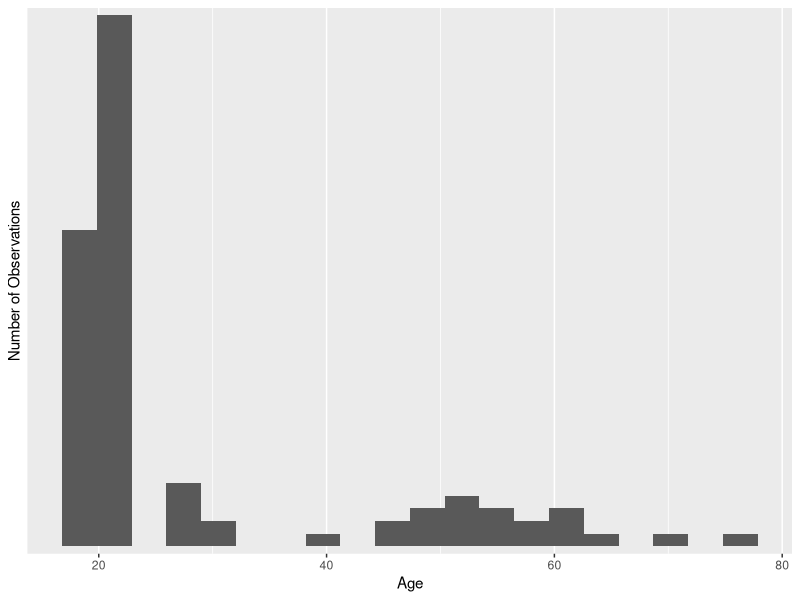
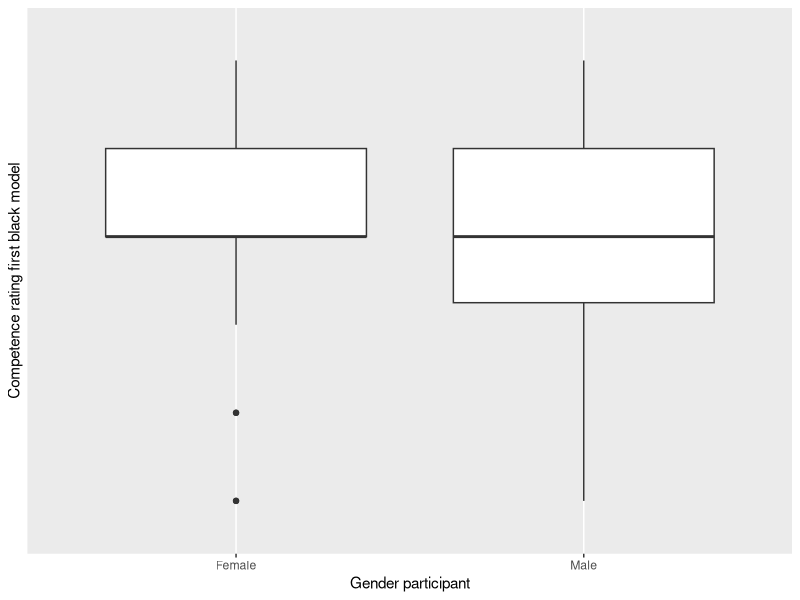
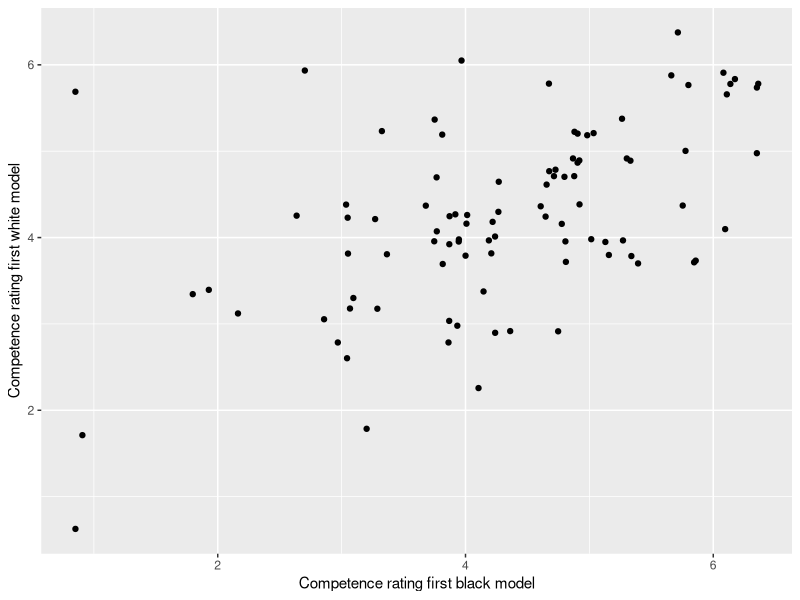
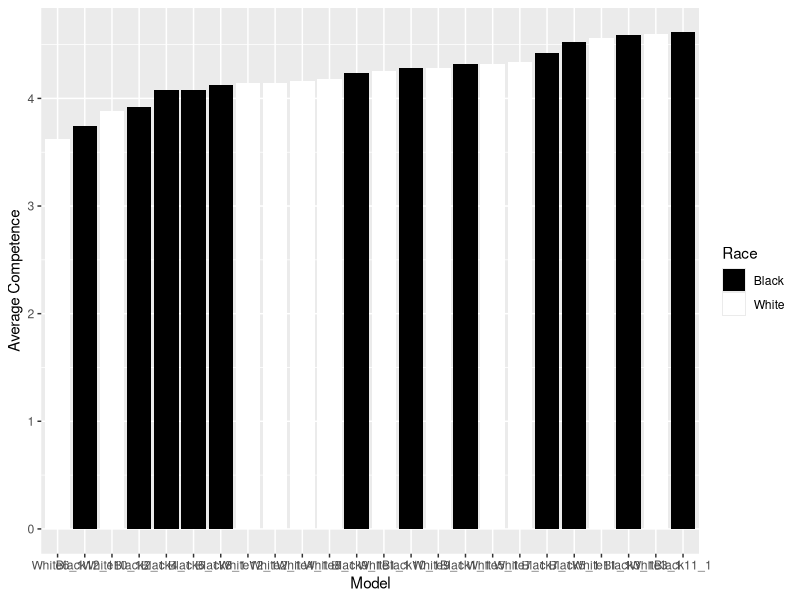
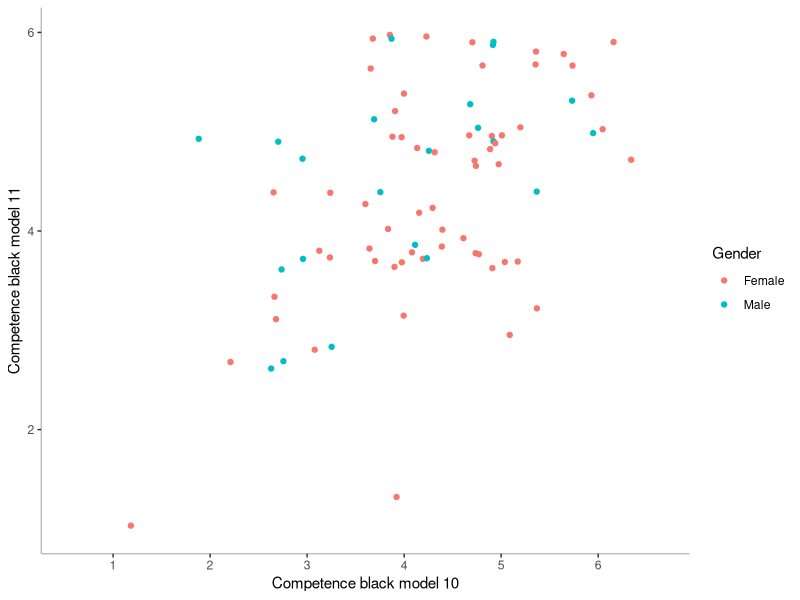
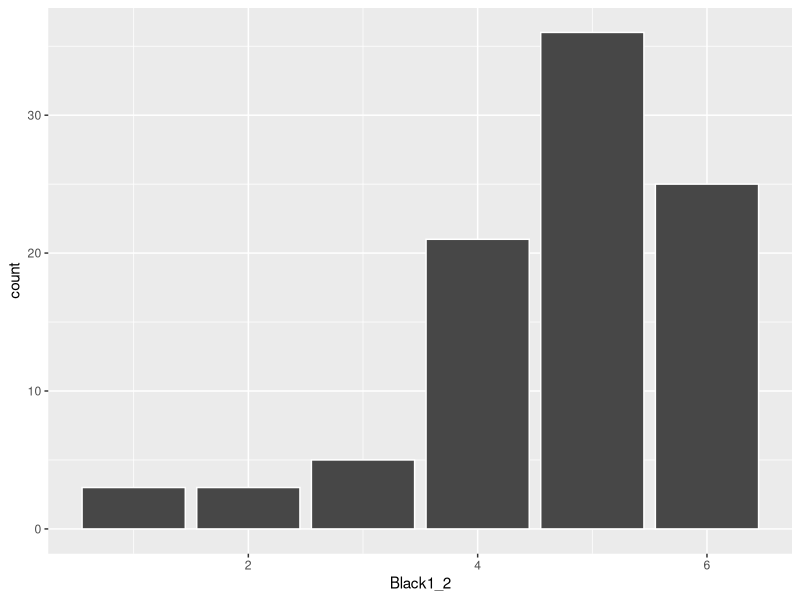
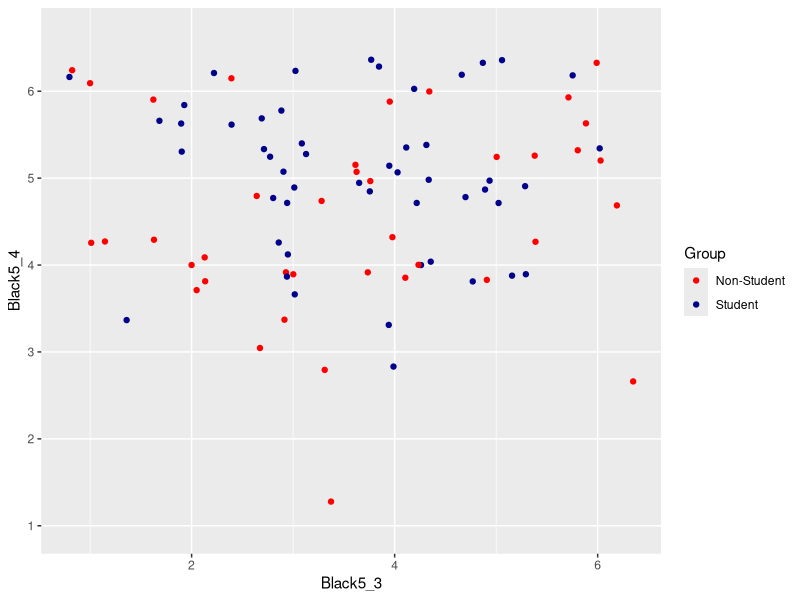

These figures' R source, in order:
## Rick Mackenbach
## U782848

##---------Dependencies-----------##
library(dplyr)
library(ggplot2)
##--------------------------------##


##---------Load data Set----------##
data_set <- read.csv('ratings.csv')
##--------------------------------##


##    Question 1    ##
##
sorted_gender <- data_set

## Rename the column to Gender.
colnames(sorted_gender)[7] <- "Gender"

## Substr all elements in Gender column to only first letter.
sorted_gender$Gender <- substr(sorted_gender$Gender, 1, 1)

## UpperCase all elements
sorted_gender$Gender <- toupper(sorted_gender$Gender)

## Filter out all elements where Gender == F
answer1 <- filter(sorted_gender, Gender == "F")
rm(sorted_gender)
answer1$Gender <- 'Female'
answer1$Duration..in.seconds. <- answer1$Duration..in.seconds. / 60
names(answer1)[3] <- 'Duration in Minutes'


##-------------------------------##

##    Question 2    ##
sorted_jobs <- data_set

## Rename the column to occupation
colnames(sorted_jobs)[10] <- "Occupation"
factor(sorted_jobs$Occupation)

## Paste all values of student and unemployed into new vector
occupation_needed <- c("Student", "Student ", "student", "student ")

## Filter the jobs we want
answer2 <- filter(sorted_jobs, Occupation %in% occupation_needed)

## Remove unnecessary variables
rm(occupation_needed)
rm(sorted_jobs)


##-------------------------------##

##    Question 3    ##
sorted_gender <- data_set

## Rename the column to Gender.
colnames(sorted_gender)[7] <- "Gender"

## Substr all elements in Gender column to only first letter.
sorted_gender$Gender <- substr(sorted_gender$Gender, 1, 1)

## UpperCase all elements
sorted_gender$Gender <- toupper(sorted_gender$Gender)

## Pipe function to fit all in one function
answer3 <- sorted_gender %>%
  group_by(Gender) %>%
  summarise(Attr_Black1 = mean(Black1_2, na.rm=TRUE),
            Attr_White2 = mean(White1_2))

## Remove unnecessary variables
rm(sorted_gender)

## Rename to Male and Female
answer3$Gender[1] <- "Female"
answer3$Gender[2] <- "Male"


##-------------------------------##

##    Question 4    ##
## Use mutate function, where we substring the startDate and endDate
## column variable to the info we want
dataset_2 <- mutate(data_set, startTime = substr(data_set$StartDate,12,16),
                              endTime = substr(data_set$EndDate,12,16))
dataset_2$LocationLatitude <- NULL
answer4 <- dataset_2

## Remove unnecessary variables
rm(dataset_2)

##-------------------------------##

##    Question 5    ##
## Use GGplot to, set parameters bins = 20, rename scales accordingly
ggplot(data = data_set, aes(x = Q33)) +
  geom_histogram(bins = 20) +
  scale_x_continuous(name = 'Age') +
  scale_y_discrete(name = 'Number of Observations')


##-------------------------------##

##    Question 6    ##
## Re-use part of question 1
sorted_gender <- data_set
colnames(sorted_gender)[7] <- "Gender"
sorted_gender$Gender <- substr(sorted_gender$Gender, 1, 1)
sorted_gender$Gender <- toupper(sorted_gender$Gender)

## Subset $gender, where we subset instances where Gender = M or F,
## and rename them.
sorted_gender$Gender[sorted_gender$Gender == "M"] <- 'Male'
sorted_gender$Gender[sorted_gender$Gender == "F"] <- 'Female'

## Create barplot
ggplot(data = sorted_gender, aes(x = Gender, y = Black1_1)) +
  geom_boxplot() +
  scale_x_discrete(name = 'Gender participant') +
  scale_y_discrete(name = 'Competence rating first black model')


##-------------------------------##

##    Question 7    ##
## Use GGplot geom_jitter() to avoid overlapping datapoints and rename
## scales accordingly.
ggplot(data = data_set, aes(x = Black1_1, y = White1_1)) +
  geom_jitter() +
  scale_x_continuous(name = 'Competence rating first black model') +
  scale_y_continuous(name = 'Competence rating first white model')


##-------------------------------##

##    Question 8    ##
##

## First we make 'A' with only instances of models we want averages of
a <- select(data_set, contains('_1'))

## Create a new matrix 'B' with as column the row 0 of A
b <- data.frame(colnames(a))

## Now we add all the necessary information to our new matrix B
colnames(b)[1] <- 'Model'
b[2] <- colMeans(a, na.rm = TRUE)
colnames(b)[2] <- 'Rating'
b[3] <- substr(b$Model, 1,5)
colnames(b)[3] <- 'Race'

## Plot our barPlot with Race filling the bars.
ggplot(data = b, aes(x = reorder(Model, +Rating), y = Rating, fill = Race)) +
  geom_bar(stat = 'identity') +
  scale_fill_manual('Race', values = c('Black' = 'black', 'White' = 'white')) +
  scale_x_discrete(name = 'Model') +
  scale_y_continuous(name = 'Average Competence')

## Remove unnecessary variables
rm(a)
rm(b)


##-------------------------------##

##    Question 9    ##
##

## First we make 'A' with only instances of models we want averages of
a <- select(data_set, contains('_2'))

## Create a new matrix 'B' with as column the row 0 of A
b <- data.frame(colnames(a))

## Now we append all the necessary information to our new matrix B
## And rename the columns for better interpretation
colnames(b)[1] <- 'Model'
b[2] <- colMeans(a, na.rm = TRUE)
colnames(b)[2] <- 'Rating'
b[3] <- substr(b$Model, 1,5)
colnames(b)[3] <- 'Race'
b[4] <- substr(b$Model, 6,7)
colnames(b)[4] <- 'Attire'

## Change even numbers to Formal, and afterward everything not 'Formal' becomes
## 'Informal'
b[4] <- as.numeric(gsub('_', '', b$Attire))
b$Attire[b$Attire %% 2 != 0] <- "Formal"
b$Attire[b$Attire != 'Formal'] <- "Informal"

answer9 <- b

## Remove unnecessary variables
rm(a)
rm(b)



##-------------------------------##

##    Question 10   ##
## GGplot with adjusted theme elements
## The data sorted_gender is being reused from exercise 6 (The code to make
## sorted_gender can be found there)

ggplot(data = sorted_gender, aes(x = Black10_1, y = Black11_1, color=Gender)) +
  geom_jitter(na.rm = TRUE) +
  ## Setting the scale setting
  scale_x_discrete(name = 'Competence black model 10', limits = c(1,2,3,4,5,6))+
  scale_y_continuous(name = 'Competence black model 11', limits = c(1,6)) +
  ## Background
  theme(panel.grid = element_blank(),
        panel.background = element_rect(fill = 'white')) +
  ## Adjusting the axes lines
  theme(axis.line = element_line(size = 0.5, colour = 'grey'))

## Remove unnecessary variables (sorted_gender is not necessary anymore)
rm(sorted_gender)

##-------------------------------##

##    Question 11   ##
## We can specify binwidth to 'force' the plot to put the instances in 3 bins
ggplot(data = data_set, aes(x = Black1_2)) +
  ## Fill as takes by colorschemecolector from the document
  geom_bar(binwidth = 3.2, fill="#474747", col="white")



##-------------------------------##

##    Question 12   ##
##

## Select the columns we want
a <- select(data_set, one_of(c('Black5_3', 'Black5_4', 'Q35')))

## Remove the na values
a <- na.omit(a)

## Change all non-student jobs to 'Non-Student'
a$Q35[a$Q35 %in% c("Student", "Student ", "student", "student ")] <- 'Student'
a$Q35 <- as.character(a$Q35)
a$Q35[a$Q35 != 'Student' ] <- 'Non-Student'

## Create our final plot
ggplot(data = a, aes(x = Black5_3, y = Black5_4, color = Q35)) +
  geom_jitter() +
  scale_color_manual('Group', values = c('Student' = 'darkblue',
                                         'Non-Student' = 'red')) +
  scale_y_discrete(limits = c(1,2,3,4,5,6))

## Remove unnecessary variables
rm(a)


## Only the answer vars are kept, other variables that were created to make
## the answers can be found in each exercise.


## End of script ##
